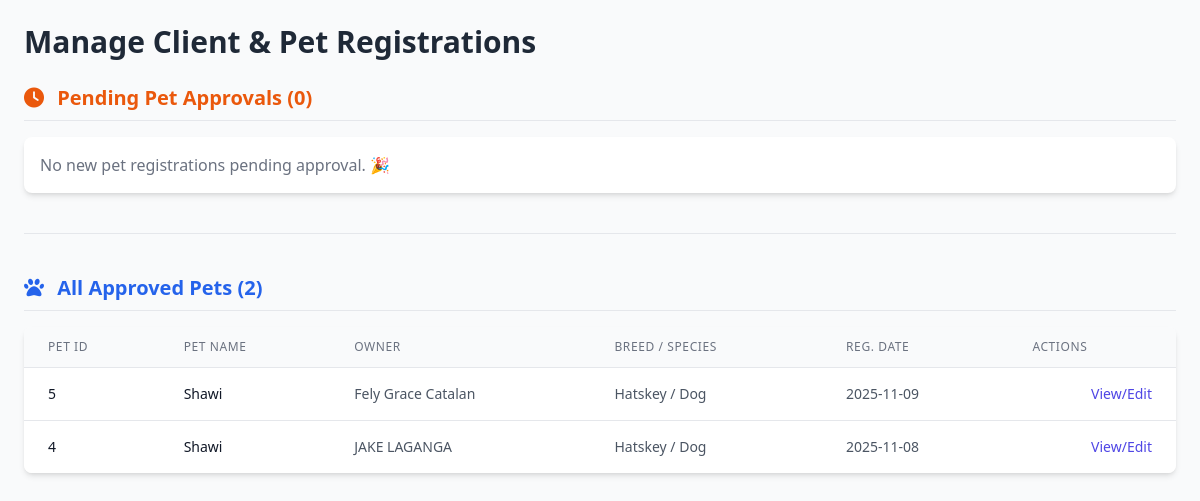
Page /manage_clients_pets.php (signed in) on the committed database.
### tables this page shows
CREATE TABLE `pets` (
  `pet_id` int(11) NOT NULL,
  `client_id` int(11) NOT NULL,
  `pet_origin` varchar(100) DEFAULT NULL,
  `pet_origin_other` varchar(100) DEFAULT NULL,
  `pet_ownership` enum('Household','Community') DEFAULT NULL,
  `pet_habitat` varchar(100) DEFAULT NULL,
  `pet_species` enum('Dog','Cat') DEFAULT NULL,
  `pet_name` varchar(100) DEFAULT NULL,
  `pet_breed` varchar(100) DEFAULT NULL,
  `pet_bday` date DEFAULT NULL,
  `pet_color` varchar(50) DEFAULT NULL,
  `pet_sex` enum('Male','Female') DEFAULT NULL,
  `pet_is_pregnant` tinyint(1) DEFAULT 0,
  `pet_is_lactating` tinyint(1) DEFAULT 0,
  `pet_puppies` int(11) DEFAULT NULL,
  `pet_weight` decimal(5,2) DEFAULT NULL,
  `pet_tag_no` varchar(50) DEFAULT NULL,
  `tag_type_collar` tinyint(1) DEFAULT 0,
  `tag_type_other` tinyint(1) DEFAULT 0,
  `tag_type_other_specify` varchar(100) DEFAULT NULL,
  `pet_contact` enum('Frequent','Seldom','Never') DEFAULT NULL,
  `pet_image_path` varchar(255) DEFAULT NULL,
  `created_at` timestamp NOT NULL DEFAULT current_timestamp(),
  `is_approved` tinyint(1) NOT NULL DEFAULT 0 COMMENT '0=Pending Admin Confirmation, 1=Approved'
);

CREATE TABLE `clients` (
  `client_id` int(11) NOT NULL,
  `reg_date` date NOT NULL,
  `valid_until` date NOT NULL,
  `client_lname` varchar(100) NOT NULL,
  `client_fname` varchar(100) NOT NULL,
  `client_mname` varchar(100) DEFAULT NULL,
  `client_sex` enum('Male','Female') NOT NULL,
  `client_bday` date NOT NULL,
  `client_contact` varchar(20) DEFAULT NULL,
  `client_email` varchar(150) DEFAULT NULL,
  `addr_purok` varchar(100) DEFAULT NULL,
  `addr_brgy` varchar(100) DEFAULT NULL,
  `addr_mun` varchar(100) DEFAULT NULL,
  `addr_prov` varchar(100) DEFAULT NULL,
  `created_at` timestamp NOT NULL DEFAULT current_timestamp()
);

### manage_clients_pets.php (the view, shortened to what this page needs)
<?php
$conn = get_db_connection();
$pending_pets = [];
$approved_pets = [];
$sql = "
    SELECT
        p.*,
        c.client_fname,
        c.client_lname,
        c.client_id AS c_client_id
    FROM
        pets p
    LEFT JOIN
        users u ON p.client_id = u.id
    LEFT JOIN
        clients c ON c.client_email = u.email
    ORDER BY p.created_at DESC
";
$result = $conn->query($sql);
if ($result) {
    while ($row = $result->fetch_assoc()) {
        if ($row['is_approved'] == 0) {
            $pending_pets[] = $row;
        } else {
            $approved_pets[] = $row;
        }
    }
} else {
    $error_msg = "Database query error: " . $conn->error;
}
?>
<!DOCTYPE html>
<html lang="en">
<head>
    <script src="https://cdn.tailwindcss.com"></script>
    <link rel="stylesheet" href="https://cdnjs.cloudflare.com/ajax/libs/font-awesome/6.4.0/css/all.min.css">
</head>
<body class="p-6 bg-gray-50 min-h-screen">
    <h2 class="text-3xl font-bold text-gray-800 mb-6">Manage Client & Pet Registrations</h2>
    <div class="mb-10">
        <h3 class="text-xl font-semibold text-orange-600 border-b pb-2 mb-4">
            <i class="fas fa-clock mr-2"></i> Pending Pet Approvals (<?php echo count($pending_pets); ?>)
        </h3>
        <?php if (empty($pending_pets)): ?>
            <div class="text-gray-500 bg-white p-4 rounded-lg shadow-md">
                No new pet registrations pending approval. 🎉
            </div>
        <?php endif; ?>
    </div>
    <hr class="my-8">
    <div class="mt-10">
        <h3 class="text-xl font-semibold text-blue-600 border-b pb-2 mb-4">
            <i class="fas fa-paw mr-2"></i> All Approved Pets (<?php echo count($approved_pets); ?>)
        </h3>
        <?php if (empty($approved_pets)): ?>
            <div class="text-gray-500 bg-white p-4 rounded-lg shadow-md">
                No pets have been approved yet.
            </div>
        <?php else: ?>
             <div class="overflow-x-auto bg-white rounded-lg shadow-md">
                <table class="min-w-full divide-y divide-gray-200">
                    <thead class="bg-gray-50">
                        <tr>
                            <th class="px-6 py-3 text-left text-xs font-medium text-gray-500 uppercase tracking-wider">Pet ID</th>
                            <th class="px-6 py-3 text-left text-xs font-medium text-gray-500 uppercase tracking-wider">Pet Name</th>
                            <th class="px-6 py-3 text-left text-xs font-medium text-gray-500 uppercase tracking-wider">Owner</th>
                            <th class="px-6 py-3 text-left text-xs font-medium text-gray-500 uppercase tracking-wider">Breed / Species</th>
                            <th class="px-6 py-3 text-left text-xs font-medium text-gray-500 uppercase tracking-wider">Reg. Date</th>
                            <th class="px-6 py-3 text-left text-xs font-medium text-gray-500 uppercase tracking-wider">Actions</th>
                        </tr>
                    </thead>
                    <tbody class="bg-white divide-y divide-gray-200">
                        <?php foreach (array_slice($approved_pets, 0, 10) as $pet):  ?>
                            <tr>
                                <td class="px-6 py-4 whitespace-nowrap text-sm font-medium text-gray-900"><?php echo $pet['pet_id']; ?></td>
                                <td class="px-6 py-4 whitespace-nowrap text-sm text-gray-900"><?php echo htmlspecialchars($pet['pet_name']); ?></td>
                                <td class="px-6 py-4 whitespace-nowrap text-sm text-gray-600">
                                    <?php
                                    $client_name = trim($pet['client_fname'] . ' ' . $pet['client_lname']);
                                    echo htmlspecialchars($client_name) ?: "Client ID " . htmlspecialchars($pet['c_client_id']) . " (Name Missing)";
                                    ?>
                                </td>
                                <td class="px-6 py-4 whitespace-nowrap text-sm text-gray-600"><?php echo htmlspecialchars($pet['pet_breed']) . ' / ' . htmlspecialchars($pet['pet_species']); ?></td>
                                <td class="px-6 py-4 whitespace-nowrap text-sm text-gray-600"><?php echo date('Y-m-d', strtotime($pet['created_at'])); ?></td>
                                <td class="px-6 py-4 whitespace-nowrap text-right text-sm font-medium">
                                    <a href="#" class="text-indigo-600 hover:text-indigo-900">View/Edit</a>
                                </td>
                            </tr>
                        <?php endforeach; ?>
                    </tbody>
                </table>
            </div>
        <?php endif; ?>
    </div>
</body>
</html>

### rows in the picture
pets: pet_id "5", pet_name "Shawi", clients.client_fname+client_lname "Fely Grace Catalan", pet_breed "Hatskey", pet_species "Dog", created_at "2025-11-09"
pets: pet_id "4", pet_name "Shawi", clients.client_fname+client_lname "JAKE LAGANGA", pet_breed "Hatskey", pet_species "Dog", created_at "2025-11-08"

### other values in the picture
count($pending_pets) "0"
count($approved_pets) "2"
